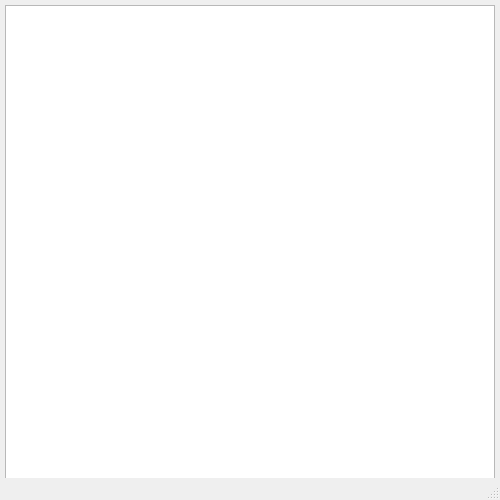
<?xml version="1.0" encoding="UTF-8"?>
<ui version="4.0">
 <class>MainWindow</class>
 <widget class="QMainWindow" name="MainWindow">
  <property name="geometry">
   <rect>
    <x>0</x>
    <y>0</y>
    <width>500</width>
    <height>500</height>
   </rect>
  </property>
  <property name="windowTitle">
   <string>MainWindow</string>
  </property>
  <widget class="QWidget" name="centralwidget">
   <widget class="QListWidget" name="levels_list">
    <property name="geometry">
     <rect>
      <x>5</x>
      <y>5</y>
      <width>490</width>
      <height>490</height>
     </rect>
    </property>
   </widget>
  </widget>
  <widget class="QMenuBar" name="menubar">
   <property name="geometry">
    <rect>
     <x>0</x>
     <y>0</y>
     <width>500</width>
     <height>21</height>
    </rect>
   </property>
  </widget>
  <widget class="QStatusBar" name="statusbar"/>
 </widget>
 <resources/>
 <connections/>
</ui>
